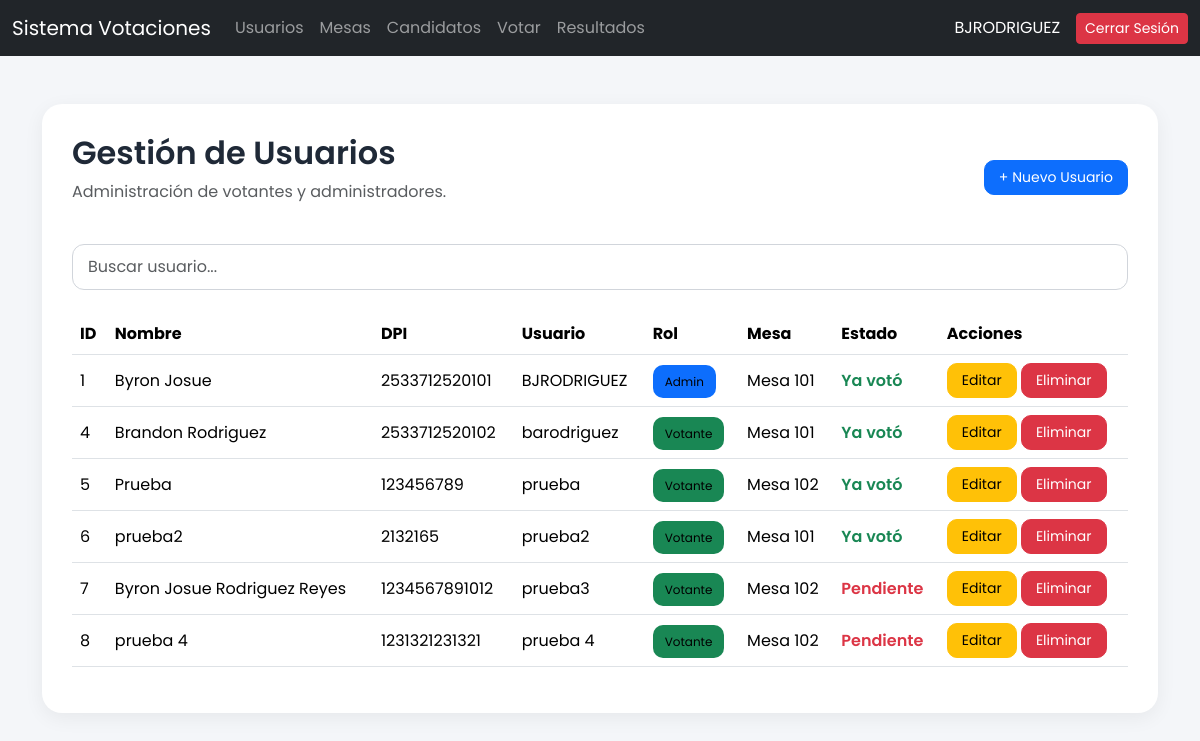
/usuarios/listar.php (signed in), run on the app's committed database.
### tables this page shows
CREATE TABLE `usuarios` (
  `id` int(11) NOT NULL AUTO_INCREMENT,
  `nombre` varchar(100) DEFAULT NULL,
  `dpi` varchar(20) DEFAULT NULL,
  `usuario` varchar(50) DEFAULT NULL,
  `password` varchar(255) DEFAULT NULL,
  `rol` varchar(20) DEFAULT NULL,
  `id_mesa` int(11) DEFAULT NULL,
  `ya_voto` tinyint(1) DEFAULT 0,
  PRIMARY KEY (`id`),
  UNIQUE KEY `dpi` (`dpi`),
  UNIQUE KEY `usuario` (`usuario`),
  KEY `id_mesa` (`id_mesa`),
  CONSTRAINT `usuarios_ibfk_1` FOREIGN KEY (`id_mesa`) REFERENCES `mesas` (`id`)
);

CREATE TABLE `mesas` (
  `id` int(11) NOT NULL AUTO_INCREMENT,
  `numero_mesa` varchar(20) DEFAULT NULL,
  `ubicacion` varchar(100) DEFAULT NULL,
  PRIMARY KEY (`id`)
);

### usuarios/listar.php (the view, shortened to what this page needs)
<?php
include("../conexion.php");
$sql = "SELECT usuarios.*,
               mesas.numero_mesa
        FROM usuarios
        LEFT JOIN mesas
        ON usuarios.id_mesa = mesas.id";
$resultado = $conexion->query($sql);
?>
<!DOCTYPE html>
<html lang="es">
<head>
    <link href="https://cdn.jsdelivr.net/npm/bootstrap@5.3.3/dist/css/bootstrap.min.css"
          rel="stylesheet">
</head>
<body>
<?php include("../includes/navbar.php"); ?>
<div class="container py-5">
    <div class="container-box">
        <div class="d-flex justify-content-between align-items-center mb-4">
            <div>
                <h2 class="page-title">
                    Gestión de Usuarios
                </h2>
                <p class="text-muted">
                    Administración de votantes y administradores.
                </p>
            </div>
            <a href="crear.php"
               class="btn btn-primary btn-custom">
                + Nuevo Usuario
            </a>
        </div>
        <div class="mb-4">
            <input type="text"
                   id="buscador"
                   class="form-control search-box"
                   placeholder="Buscar usuario...">
        </div>
        <div class="table-responsive">
            <table class="table table-hover align-middle"
                   id="tablaUsuarios">
                <thead>
                    <tr>
                        <th>ID</th>
                        <th>Nombre</th>
                        <th>DPI</th>
                        <th>Usuario</th>
                        <th>Rol</th>
                        <th>Mesa</th>
                        <th>Estado</th>
                        <th>Acciones</th>
                    </tr>
                </thead>
                <tbody>
                <?php while($fila = $resultado->fetch_assoc()){ ?>
                    <tr>
                        <td>
                            <?php echo $fila['id']; ?>
                        </td>
                        <td>
                            <?php echo $fila['nombre']; ?>
                        </td>
                        <td>
                            <?php echo $fila['dpi']; ?>
                        </td>
                        <td>
                            <?php echo $fila['usuario']; ?>
                        </td>
                        <td>
                            <?php
                            if($fila['rol'] == 'admin'){
                                echo "<span class='badge-admin'>
                                      Admin
                                      </span>";
                            }else{
                                echo "<span class='badge-votante'>
                                      Votante
                                      </span>";
                            }
                            ?>
                        </td>
                        <td>
                            Mesa
                            <?php echo $fila['numero_mesa']; ?>
                        </td>
                        <td>
                            <?php
                            if($fila['ya_voto']){
                                echo "<span class='estado-si'>
                                      Ya votó
                                      </span>";
                            }else{
                                echo "<span class='estado-no'>
                                      Pendiente
                                      </span>";
                            }
                            ?>
                        </td>
                        <td>
                            <a href="editar.php?id=<?php echo $fila['id']; ?>"
                               class="btn btn-warning btn-sm btn-custom">
                                Editar
                            </a>
                            <a href="eliminar.php?id=<?php echo $fila['id']; ?>"
                               class="btn btn-danger btn-sm btn-custom">
                                Eliminar
                            </a>
                        </td>
                    </tr>
                <?php } ?>
                </tbody>
            </table>
        </div>
    </div>
</div>
</body>
</html>

### includes/navbar.php (shortened to what this page needs)
<nav class="navbar navbar-expand-lg navbar-dark bg-dark">
    <div class="container-fluid">
        <a class="navbar-brand"
           href="../dashboard.php">
            Sistema Votaciones
        </a>
        <div class="collapse navbar-collapse"
             id="navbarNav">
            <ul class="navbar-nav me-auto">
                <?php if($_SESSION['rol'] == 'admin'){ ?>
                    <li class="nav-item">
                        <a class="nav-link"
                           href="../usuarios/listar.php">
                            Usuarios
                        </a>
                    </li>
                    <li class="nav-item">
                        <a class="nav-link"
                           href="../mesas/listar.php">
                            Mesas
                        </a>
                    </li>
                    <li class="nav-item">
                        <a class="nav-link"
                           href="../candidatos/listar.php">
                            Candidatos
                        </a>
                    </li>
                <?php } ?>
                <li class="nav-item">
                    <a class="nav-link"
                       href="../votos/votar.php">
                        Votar
                    </a>
                </li>
                <li class="nav-item">
                    <a class="nav-link"
                       href="../votos/resultados.php">
                        Resultados
                    </a>
                </li>
            </ul>
            <span class="navbar-text text-white me-3">
                <?php echo $_SESSION['usuario']; ?>
            </span>
            <a href="../logout.php"
               class="btn btn-danger btn-sm">
                Cerrar Sesión
            </a>
        </div>
    </div>
</nav>

### usuarios/listar.php (style rules this page uses)
body { background:#f4f6f9; font-family:'Poppins', sans-serif; }
.container-box { background:white; padding:30px; border-radius:20px; box-shadow:0 5px 20px rgba(0,0,0,0.06); }
.page-title { font-weight:600; color:#1f2937; }
.table { vertical-align:middle; }
.table thead { background:#1f2937; color:white; }
.badge-admin { background:#0d6efd; padding:8px 12px; border-radius:10px; font-size:12px; }
.badge-votante { background:#198754; padding:8px 12px; border-radius:10px; font-size:12px; }
.estado-si { color:#198754; font-weight:600; }
.estado-no { color:#dc3545; font-weight:600; }
.btn-custom { border-radius:10px; padding:6px 14px; font-size:14px; }
.search-box { border-radius:12px; padding:10px 15px; border:1px solid #d1d5db; }

### data on the page
usuarios: id "1", nombre "Byron Josue", dpi "2533712520101", usuario "BJRODRIGUEZ", rol "Admin", id_mesa.numero_mesa "101", ya_voto "Ya votó"
usuarios: id "4", nombre "Brandon Rodriguez", dpi "2533712520102", usuario "barodriguez", rol "Votante", id_mesa.numero_mesa "101", ya_voto "Ya votó"
usuarios: id "5", nombre "Prueba", dpi "123456789", usuario "prueba", rol "Votante", id_mesa.numero_mesa "102", ya_voto "Ya votó"
usuarios: id "6", nombre "prueba2", dpi "2132165", usuario "prueba2", rol "Votante", id_mesa.numero_mesa "101", ya_voto "Ya votó"
usuarios: id "7", nombre "Byron Josue Rodriguez Reyes", dpi "1234567891012", usuario "prueba3", rol "Votante", id_mesa.numero_mesa "102", ya_voto "Pendiente"
usuarios: id "8", nombre "prueba 4", dpi "1231321231321", usuario "prueba 4", rol "Votante", id_mesa.numero_mesa "102", ya_voto "Pendiente"

### other printed values
$_SESSION['usuario'] "BJRODRIGUEZ"
